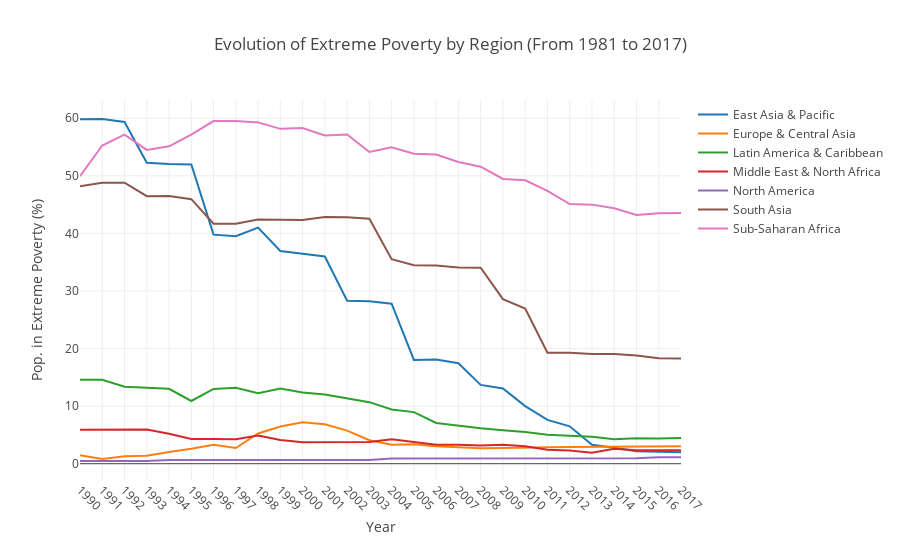

Notebook source saved alongside this figure:
### Code cell
layout = go.Layout( 
    title = go.layout.Title(
        text = 'Evolution of Extreme Poverty by Region (From 1981 to 2017)'
    ),
    xaxis = go.layout.XAxis(
        tickmode='array',
        tickvals=np.arange(1990, 2018, step=1),
        tickangle=45,
        title='Year'
    ),
    yaxis = go.layout.YAxis(
        autorange=True,
        title='Pop. in Extreme Poverty (%)'
    )
)

fig = go.Figure(
    layout=layout
)
        
for region in extreme_poverty_by_region['Region'].unique():
    ext_pov_region = extreme_poverty_by_region[extreme_poverty_by_region['Region'] == region]
    fig.add_scatter(x=ext_pov_region['Year'], y=ext_pov_region['Mean Pop. in Extreme Poverty'], name=region, mode='lines')
    
py(fig, filename='axes-lines')

### Figure 1 — Plotly figure (JSON) as saved in the notebook; plotly's stock layout.template omitted (floating-point values rounded to 4 significant figures)
{"data": [{"mode": "lines", "name": "East Asia & Pacific", "type": "scatter", "uid": "be0fd248-2424-48b1-9795-8a951209fef4", "x": ["1990", "1991", "1992", "1993", "1994", "1995", "1996", "1997", "1998", "1999", "2000", "2001", "2002", "2003", "2004", "2005", "2006", "2007", "2008", "2009", "2010", "2011", "2012", "2013", "2014", "2015", "2016", "2017"], "y": [59.82, 59.86, 59.34, 52.25, 52.04, 51.98, 39.78, 39.5, 40.99, 36.93, 36.47, 35.99, 28.29, 28.19, 27.79, 18.02, 18.08, 17.44, 13.69, 13.06, 10, 7.6, 6.49, 3.28, 2.78, 2.16, 2.06, 1.97]}, {"mode": "lines", "name": "Europe & Central Asia", "type": "scatter", "uid": "d11278b0-f0c5-460d-a7cf-d5a5f83ac2b0", "x": ["1990", "1991", "1992", "1993", "1994", "1995", "1996", "1997", "1998", "1999", "2000", "2001", "2002", "2003", "2004", "2005", "2006", "2007", "2008", "2009", "2010", "2011", "2012", "2013", "2014", "2015", "2016", "2017"], "y": [1.49, 0.81, 1.3, 1.38, 2.04, 2.59, 3.29, 2.72, 5.25, 6.47, 7.21, 6.84, 5.74, 4.08, 3.29, 3.39, 3.02, 2.82, 2.7, 2.72, 2.83, 2.86, 2.89, 2.94, 2.92, 2.98, 3, 3.03]}, {"mode": "lines", "name": "Latin America & Caribbean", "type": "scatter", "uid": "c86005b3-b967-42ea-b505-b77e1517c092", "x": ["1990", "1991", "1992", "1993", "1994", "1995", "1996", "1997", "1998", "1999", "2000", "2001", "2002", "2003", "2004", "2005", "2006", "2007", "2008", "2009", "2010", "2011", "2012", "2013", "2014", "2015", "2016", "2017"], "y": [14.56, 14.56, 13.38, 13.22, 13.01, 10.89, 12.99, 13.2, 12.26, 13.04, 12.38, 12.03, 11.37, 10.69, 9.43, 8.96, 7.07, 6.59, 6.16, 5.8, 5.49, 5.02, 4.88, 4.68, 4.25, 4.42, 4.39, 4.45]}, {"mode": "lines", "name": "Middle East & North Africa", "type": "scatter", "uid": "3772c896-ac42-4170-8291-c5a560b199f1", "x": ["1990", "1991", "1992", "1993", "1994", "1995", "1996", "1997", "1998", "1999", "2000", "2001", "2002", "2003", "2004", "2005", "2006", "2007", "2008", "2009", "2010", "2011", "2012", "2013", "2014", "2015", "2016", "2017"], "y": [5.89, 5.89, 5.94, 5.94, 5.21, 4.28, 4.28, 4.25, 4.88, 4.11, 3.72, 3.71, 3.75, 3.75, 4.25, 3.78, 3.29, 3.31, 3.18, 3.31, 3.03, 2.43, 2.3, 1.92, 2.59, 2.32, 2.34, 2.33]}, {"mode": "lines", "name": "North America", "type": "scatter", "uid": "db7a0160-b243-46f2-932f-3559a284b40c", "x": ["1990", "1991", "1992", "1993", "1994", "1995", "1996", "1997", "1998", "1999", "2000", "2001", "2002", "2003", "2004", "2005", "2006", "2007", "2008", "2009", "2010", "2011", "2012", "2013", "2014", "2015", "2016", "2017"], "y": [0.47, 0.47, 0.47, 0.47, 0.65, 0.65, 0.65, 0.68, 0.68, 0.68, 0.65, 0.65, 0.65, 0.65, 0.92, 0.92, 0.92, 0.92, 0.92, 0.92, 0.92, 0.92, 0.92, 0.95, 0.95, 0.95, 1.13, 1.13]}, {"mode": "lines", "name": "South Asia", "type": "scatter", "uid": "2ed5560b-1b7c-4b6c-9bae-37aa88b1a61c", "x": ["1990", "1991", "1992", "1993", "1994", "1995", "1996", "1997", "1998", "1999", "2000", "2001", "2002", "2003", "2004", "2005", "2006", "2007", "2008", "2009", "2010", "2011", "2012", "2013", "2014", "2015", "2016", "2017"], "y": [48.17, 48.8, 48.81, 46.46, 46.47, 45.94, 41.68, 41.67, 42.41, 42.41, 42.32, 42.84, 42.82, 42.54, 35.52, 34.48, 34.41, 34.06, 34.05, 28.57, 26.93, 19.27, 19.26, 19.05, 19.04, 18.78, 18.3, 18.29]}, {"mode": "lines", "name": "Sub-Saharan Africa", "type": "scatter", "uid": "2ffe6178-373e-4133-8a9c-fe97192bddde", "x": ["1990", "1991", "1992", "1993", "1994", "1995", "1996", "1997", "1998", "1999", "2000", "2001", "2002", "2003", "2004", "2005", "2006", "2007", "2008", "2009", "2010", "2011", "2012", "2013", "2014", "2015", "2016", "2017"], "y": [49.93, 55.26, 57.15, 54.5, 55.12, 57.13, 59.5, 59.53, 59.27, 58.15, 58.28, 57, 57.17, 54.14, 54.93, 53.83, 53.68, 52.39, 51.57, 49.44, 49.21, 47.38, 45.08, 44.99, 44.37, 43.19, 43.48, 43.52]}], "layout": {"title": {"text": "Evolution of Extreme Poverty by Region (From 1981 to 2017)"}, "xaxis": {"tickangle": 45, "tickmode": "array", "tickvals": [1990, 1991, 1992, 1993, 1994, 1995, 1996, 1997, 1998, 1999, 2000, 2001, 2002, 2003, 2004, 2005, 2006, 2007, 2008, 2009, 2010, 2011, 2012, 2013, 2014, 2015, 2016, 2017], "title": {"text": "Year"}}, "yaxis": {"autorange": true, "title": {"text": "Pop. in Extreme Poverty (%)"}}}}
